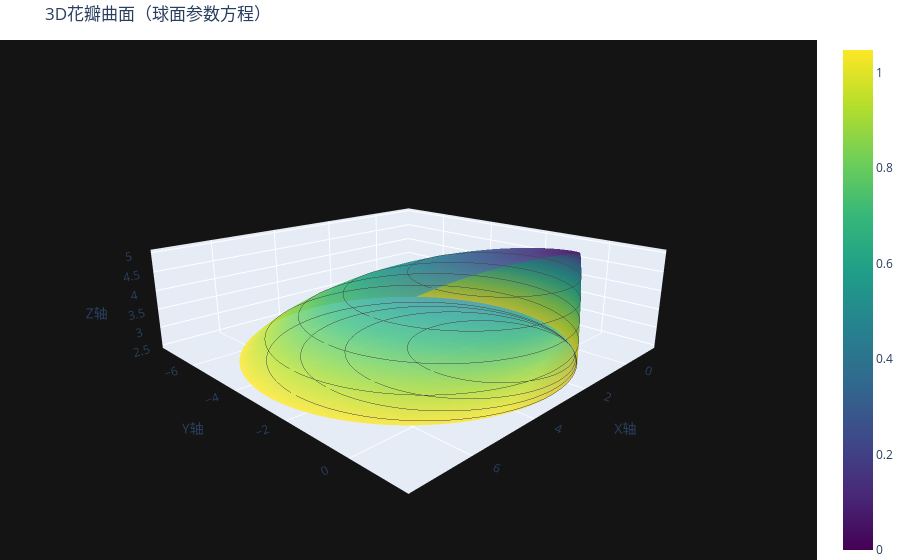

The cell this chart's notebook holds for it:
### Code cell
import numpy as np
import plotly.graph_objects as go

# ========== 参数设置 ==========
R = 5  # 球面半径
theta_num = 200  # 方位角θ采样点数
phi_num = 100  # 极角φ采样点数
phi_min = 0  # 极角下限（控制Z轴起始高度）
phi_max = np.pi / 3  # 极角上限（控制Z轴结束高度）

# ========== 生成参数网格 ==========
theta = np.linspace(0, 2 * np.pi, theta_num)  # 方位角θ范围0-2π
phi = np.linspace(phi_min, phi_max, phi_num)  # 极角φ范围
Theta, Phi = np.meshgrid(theta, phi)  # 生成网格坐标

# ========== 参数方程计算 ==========
# 球面参数方程（叠加花瓣形状）
X = R * np.sin(Phi) * (np.cos(Theta) + np.cos(np.pi / 4))
Y = R * np.sin(Phi) * (np.sin(Theta) - np.sin(np.pi / 4))  # 使用减号形成非对称花瓣
Z = R * np.cos(Phi)  # Z轴为球面极角控制的圆弧

# ========== 3D曲面绘制 ==========
fig = go.Figure(
    data=[
        go.Surface(
            x=X,
            y=Y,
            z=Z,
            surfacecolor=Phi,  # 用极角φ值映射颜色
            colorscale="Viridis",  # 选择颜色映射方案
            opacity=0.8,
            contours_z=dict(show=True, project_z=True),  # 显示Z轴等高线
        )
    ]
)

# ========== 布局设置 ==========
fig.update_layout(
    title="3D花瓣曲面（球面参数方程）",
    scene=dict(
        xaxis_title="X轴",
        yaxis_title="Y轴",
        zaxis_title="Z轴",
        camera=dict(eye=dict(x=1.8, y=1.8, z=0.8)),  # 设置初始视角
        bgcolor="rgb(20,20,20)",  # 深色背景增强对比度
    ),
    margin=dict(l=0, r=0, b=0, t=40),
)

fig.show()

### Figure 1 — Plotly figure (JSON) as saved in the notebook; plotly's stock layout.template omitted (floating-point values rounded to 4 significant figures; data arrays with more than 128 entries replaced by an {"elided": "..."} marker saying what was removed)
{"data": [{"colorscale": [[0, "#440154"], [0.1111, "#482878"], [0.2222, "#3e4989"], [0.3333, "#31688e"], [0.4444, "#26828e"], [0.5556, "#1f9e89"], [0.6667, "#35b779"], [0.7778, "#6ece58"], [0.8889, "#b5de2b"], [1, "#fde725"]], "contours": {"z": {"project": {"z": true}, "show": true}}, "opacity": 0.8, "surfacecolor": {"elided": "100x200 float values"}, "type": "surface", "x": {"elided": "100x200 float values"}, "y": {"elided": "100x200 float values"}, "z": {"elided": "100x200 float values"}}], "layout": {"margin": {"b": 0, "l": 0, "r": 0, "t": 40}, "scene": {"bgcolor": "rgb(20,20,20)", "camera": {"eye": {"x": 1.8, "y": 1.8, "z": 0.8}}, "xaxis": {"title": {"text": "X轴"}}, "yaxis": {"title": {"text": "Y轴"}}, "zaxis": {"title": {"text": "Z轴"}}}, "title": {"text": "3D花瓣曲面（球面参数方程）"}}}
